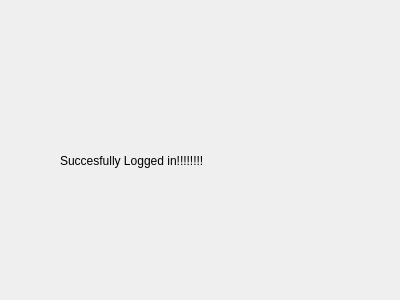
<?xml version="1.0" encoding="UTF-8"?>
<ui version="4.0">
 <class>Login2</class>
 <widget class="QDialog" name="Login2">
  <property name="geometry">
   <rect>
    <x>0</x>
    <y>0</y>
    <width>400</width>
    <height>300</height>
   </rect>
  </property>
  <property name="windowTitle">
   <string>Dialog</string>
  </property>
  <widget class="QLabel" name="label">
   <property name="geometry">
    <rect>
     <x>60</x>
     <y>80</y>
     <width>221</width>
     <height>161</height>
    </rect>
   </property>
   <property name="text">
    <string>Succesfully Logged in!!!!!!!!</string>
   </property>
  </widget>
 </widget>
 <resources/>
 <connections/>
</ui>
